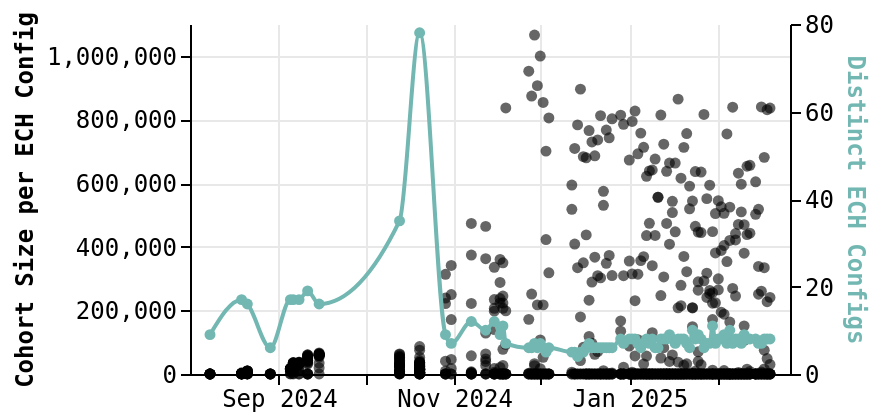

Notebook code for this chart:
### Markdown cell above
## Plot Cloudflare Public Name Cohort Size

### Code cell
COLOR_SCATTER = "#000000"
COLOR_LINE = "#72B7B2"

base = alt.Chart(df.filter(pl.col("ech_public_name") == "cloudflare-ech.com")).encode(
    x=alt.X(
        "test_date:T",
        title=None,
        scale=alt.Scale(padding=10),
        axis=alt.Axis(format="%b %Y"),
    )
)

chart_cloudflare_scatter = base.mark_circle(color=COLOR_SCATTER, opacity=0.6).encode(
    y=alt.Y(
        "ech_config_occurrence_count:Q",
        axis=alt.Axis(
            title="Cohort Size per ECH Config",
            titleColor=COLOR_SCATTER,
        ),
    ),
)

top_hist = base.mark_line(
    color=COLOR_LINE,
    interpolate="monotone",
    point=alt.OverlayMarkDef(color=COLOR_LINE)
).encode(
    y=alt.Y(
        "count()",
        axis=alt.Axis(
            title="Distinct ECH Configs",
            titleColor=COLOR_LINE
        ),
    ),
)

chart_cloudflare = (
    alt.layer(chart_cloudflare_scatter, top_hist)
    .resolve_scale(y="independent")
    .properties(width=300, height=175)
    .configure_axis(
        labelFont="monospace",
        titleFont="monospace",
        labelFontSize=12,
        titleFontSize=12,
        grid=True,
        gridColor="#E8E8E8",
        domainColor="#000000",
        tickColor="#000000"
    )
    .configure_view(
        strokeWidth=0
    )
    .configure_legend(
        labelFont="monospace",
        titleFont="monospace",
        labelFontSize=12,
        titleFontSize=12
    )
)

chart_cloudflare.save("../../plots/ech_cohort_size.pdf")
chart_cloudflare.show()

### Figure 1 — Vega-Lite specification as saved in the notebook (floating-point values rounded to 4 significant figures; data arrays with more than 128 entries replaced by an {"elided": "..."} marker saying what was removed)
{"config": {"view": {"continuousWidth": 300, "continuousHeight": 300, "strokeWidth": 0}, "axis": {"domainColor": "#000000", "grid": true, "gridColor": "#E8E8E8", "labelFont": "monospace", "labelFontSize": 12, "tickColor": "#000000", "titleFont": "monospace", "titleFontSize": 12}, "legend": {"labelFont": "monospace", "labelFontSize": 12, "titleFont": "monospace", "titleFontSize": 12}}, "layer": [{"mark": {"type": "circle", "color": "#000000", "opacity": 0.6}, "encoding": {"x": {"axis": {"format": "%b %Y"}, "field": "test_date", "scale": {"padding": 10}, "title": null, "type": "temporal"}, "y": {"axis": {"title": "Cohort Size per ECH Config", "titleColor": "#000000"}, "field": "ech_config_occurrence_count", "type": "quantitative"}}}, {"mark": {"type": "line", "color": "#72B7B2", "interpolate": "monotone", "point": {"color": "#72B7B2"}}, "encoding": {"x": {"axis": {"format": "%b %Y"}, "field": "test_date", "scale": {"padding": 10}, "title": null, "type": "temporal"}, "y": {"aggregate": "count", "axis": {"title": "Distinct ECH Configs", "titleColor": "#72B7B2"}, "type": "quantitative"}}}], "data": {"name": "data-3cea60a6c1c68072b7befbf46fecb5f0"}, "height": 175, "resolve": {"scale": {"y": "independent"}}, "width": 300, "$schema": "https://vega.github.io/schema/vega-lite/v6.4.1.json", "datasets": {"data-3cea60a6c1c68072b7befbf46fecb5f0": {"elided": "853 records"}}}
